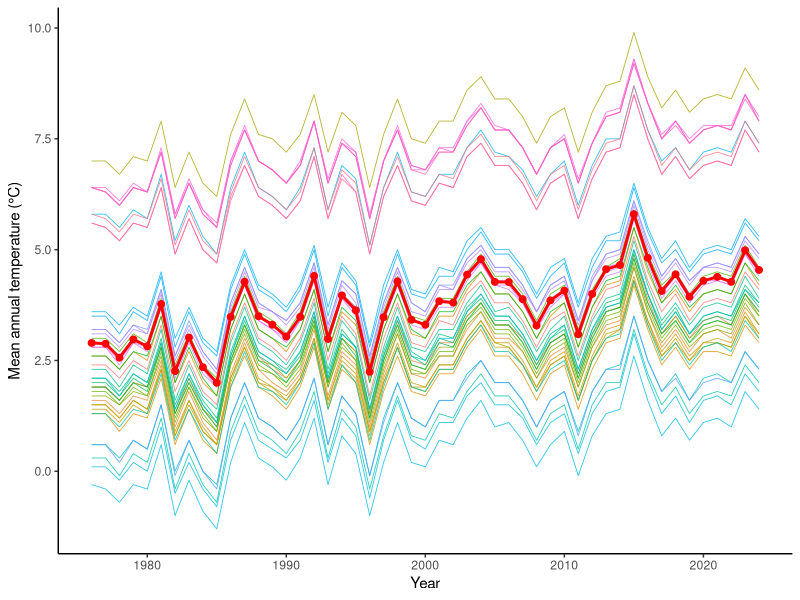
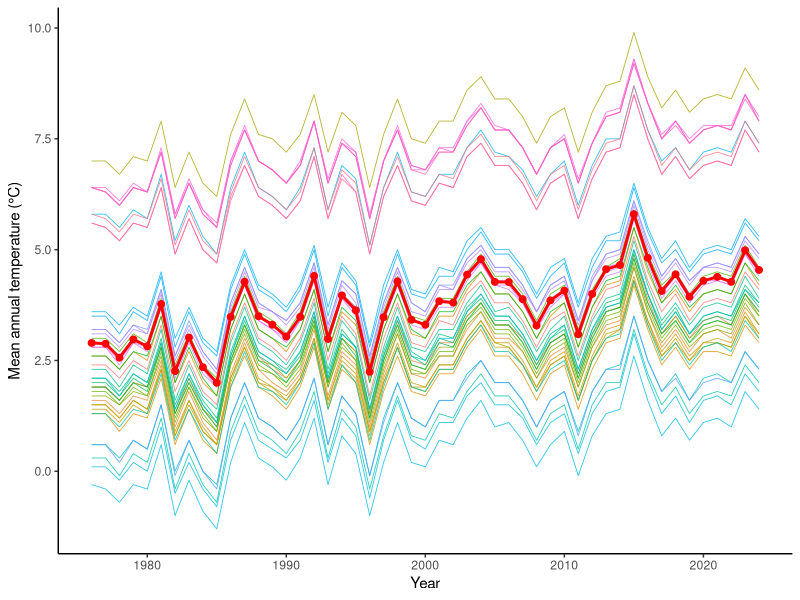

These charts were generated, in order, by the following R code:
## Simple regression to assess warming trend at sites in Manning Park

library(tidyverse)
library(ggplot2)


# Read ClimateNA data
climate <- read_csv(
  "data/cleaned/ClimateNA_locations_manning_filtered_MAT_1976-2024Y.csv"
)

# Calculate mean annual temperature across sites
annual_mat <- climate %>%
  group_by(Year) %>%
  summarise(
    mean_MAT = mean(MAT, na.rm = TRUE),
    .groups = "drop"
  ) %>%
  arrange(Year)

# Fit linear warming trend
model <- lm(mean_MAT ~ Year, data = annual_mat)

# View model results, including p-value and confidence interval
summary(model)
confint(model)

# Calculate warming rate in °C per decade
warming_per_decade <- coef(model)["Year"] * 10
warming_per_decade

## Simple MAT vs Year graph

## Simple MAT vs Year graph with mean line

siteMAT <- ggplot(climate, aes(
  x = Year,
  y = MAT,
  group = ID1,
  colour = factor(ID1)
)) +
  geom_line(linewidth = 0.3, alpha = 0.8, show.legend = FALSE) +
  stat_summary(
    aes(group = 1),
    fun = mean,
    geom = "line",
    colour = "red",
    linewidth = 1
  ) +
  stat_summary(
    aes(group = 1),
    fun = mean,
    geom = "point",
    colour = "red",
    size = 2
  ) +
  labs(
    x = "Year",
    y = "Mean annual temperature (°C)"
  ) +
  theme_classic()

siteMAT

## Save

ggsave(
  "outputs/figures/bayesian_figures/MAT_vs_Year.png",
  width = 8,
  height = 5,
  dpi = 300
)
